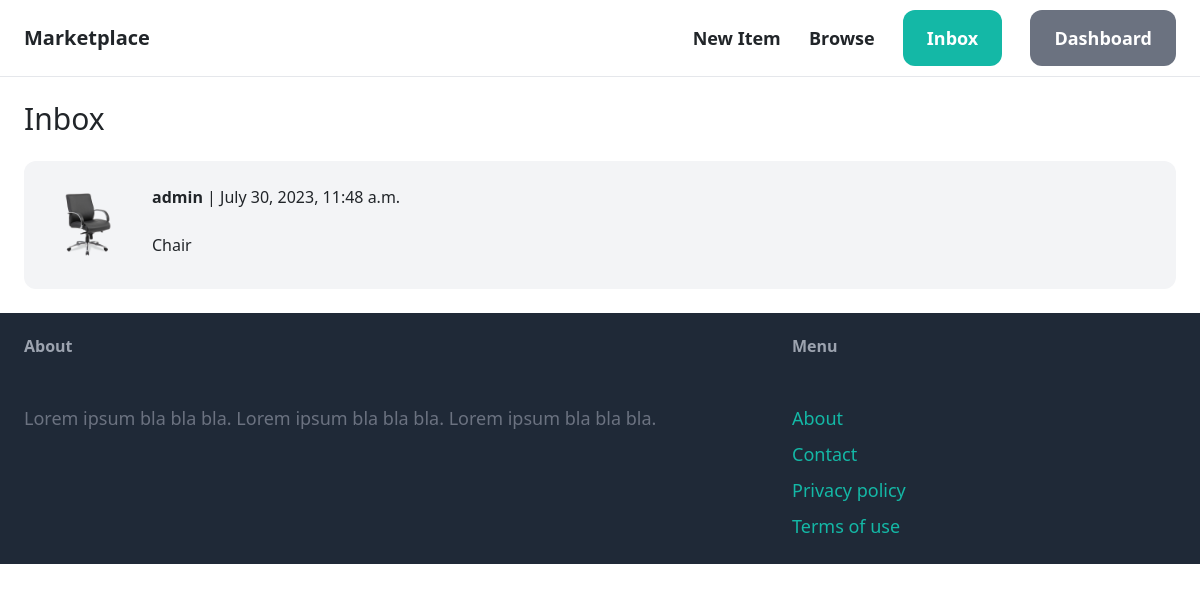
Screenshot of /inbox/ (signed in) with the database file from the repository.
### conversation/models.py (models this page shows)
class Conversation(models.Model):
    item = models.ForeignKey(Item, related_name='conversations', on_delete=models.CASCADE)
    members = models.ManyToManyField(User, related_name='conversations')
    created_at = models.DateTimeField(auto_now_add=True)
    modified_at = models.DateTimeField(auto_now=True)
    class Meta:
        ordering = ('-modified_at',)

### item/models.py (models this page shows, shortened)
class Item(models.Model):
    category = models.ForeignKey(Category, related_name='items', on_delete=models.CASCADE)
    name = models.CharField(max_length=255)
    description = models.TextField(blank=True, null=True)
    price = models.FloatField()
    image = models.ImageField(upload_to='item_images', blank=True, null=True)
    is_sold = models.BooleanField(default=False)
    created_at = models.DateTimeField(auto_now_add=True)
    created_by = models.ForeignKey(User, related_name='items', on_delete=models.CASCADE)

### conversation/views.py (the view)
# urls.py: path('inbox/', include('conversation.urls')),
@login_required
def inbox(request):
    conversations = Conversation.objects.filter(members__in=[request.user.id])
    return render(request, 'conversation/inbox.html', {
        'conversations': conversations
    })

### conversation/templates/conversation/inbox.html (shortened to what this page needs)
{% extends 'core/base.html' %}
{% block content %}
<h1 class="mb-6 text-3xl">Inbox</h1>
<div class="space-y-6">
    {% for conversation in conversations %}
        <a href="{% url 'conversation:detail' conversation.id %}">
            <div class="p-6 flex bg-gray-100 rounded-xl">
                <div class="pr-6">
                    <img src="{{ conversation.item.image.url }}" class="w-20 rounded-xl">
                </div>
                <div>
                    {% for member in conversation.members.all %}
                        {% if member != request.user %}
                            <p class="mb-4"><strong>{{ member.username }}</strong> | {{ conversation.modified_at }}</p>
                            <p>{{ conversation.item.name }}</p>
                        {% endif %}
                    {% endfor %}
                </div>
            </div>
        </a>
    {% endfor %}
</div>
{% endblock %}

### rows the page displays
Conversation: item.image (picture), modified_at "July 30, 2023, 11:48 a.m.", item.name "Chair"

### other values shown
{{ member.username }} "admin"
